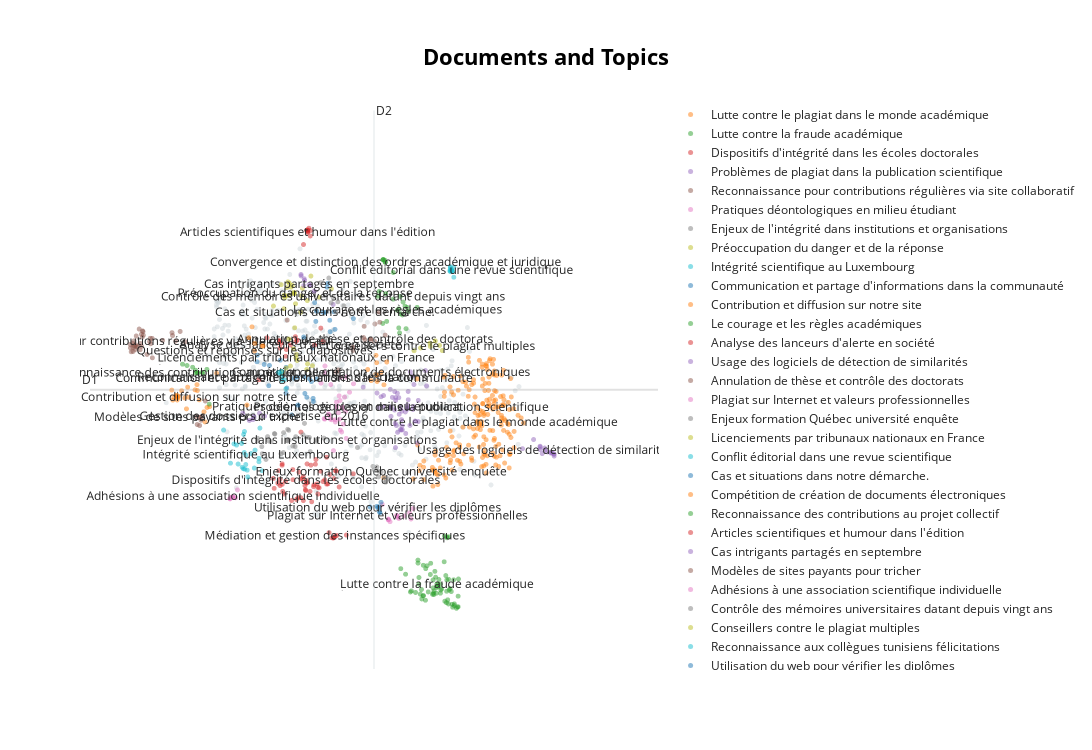

Notebook cell for this chart:
### Markdown cell above
# Sélection des topics pertinents

### Code cell
# Visualize the documents in 2-dimensional space and show the titles on hover instead of the abstracts
fig = topic_model_2.visualize_documents(sentences_2,
                                reduced_embeddings=reduced_embeddings_2,
                                custom_labels=True,
                                # Tous les topics sauf 4, 7 et 17
                                topics=[topic if topic not in [-1, 11, 16] else None for topic in topics_2])
fig
